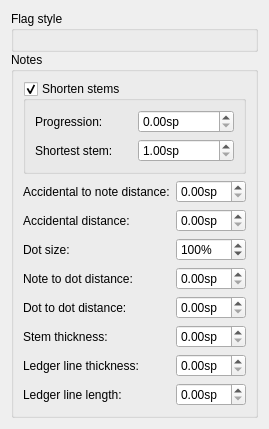
      <widget class="QWidget" name="PageNotes">
       <layout class="QVBoxLayout" name="verticalLayout_7">
        <property name="spacing">
         <number>0</number>
        </property>
        <item>
         <widget class="QGroupBox" name="groupBox_noteFlags">
          <property name="title">
           <string>Flag style</string>
          </property>
          <layout class="QVBoxLayout" name="verticalLayout_16"/>
         </widget>
        </item>
        <item>
         <widget class="QGroupBox" name="groupBox_notes">
          <property name="title">
           <string>Notes</string>
          </property>
          <property name="flat">
           <bool>false</bool>
          </property>
          <layout class="QGridLayout" name="gridLayout_40">
           <item row="1" column="2">
            <spacer name="horizontalSpacer_20">
             <property name="orientation">
              <enum>Qt::Horizontal</enum>
             </property>
             <property name="sizeHint" stdset="0">
              <size>
               <width>0</width>
               <height>0</height>
              </size>
             </property>
            </spacer>
           </item>
           <item row="3" column="0">
            <widget class="QLabel" name="label_101">
             <property name="text">
              <string>Dot size:</string>
             </property>
             <property name="buddy">
              <cstring>dotMag</cstring>
             </property>
            </widget>
           </item>
           <item row="7" column="0">
            <widget class="QLabel" name="label_24">
             <property name="text">
              <string>Ledger line thickness:</string>
             </property>
             <property name="buddy">
              <cstring>ledgerLineWidth</cstring>
             </property>
            </widget>
           </item>
           <item row="6" column="1">
            <widget class="QDoubleSpinBox" name="stemWidth">
             <property name="sizePolicy">
              <sizepolicy hsizetype="Preferred" vsizetype="Fixed">
               <horstretch>0</horstretch>
               <verstretch>0</verstretch>
              </sizepolicy>
             </property>
             <property name="suffix">
              <string>sp</string>
             </property>
             <property name="singleStep">
              <double>0.100000000000000</double>
             </property>
            </widget>
           </item>
           <item row="8" column="0">
            <widget class="QLabel" name="label_34">
             <property name="text">
              <string>Ledger line length:</string>
             </property>
             <property name="buddy">
              <cstring>ledgerLineLength</cstring>
             </property>
            </widget>
           </item>
           <item row="2" column="1">
            <widget class="QDoubleSpinBox" name="accidentalDistance">
             <property name="sizePolicy">
              <sizepolicy hsizetype="Preferred" vsizetype="Fixed">
               <horstretch>0</horstretch>
               <verstretch>0</verstretch>
              </sizepolicy>
             </property>
             <property name="suffix">
              <string>sp</string>
             </property>
             <property name="singleStep">
              <double>0.010000000000000</double>
             </property>
            </widget>
           </item>
           <item row="7" column="1">
            <widget class="QDoubleSpinBox" name="ledgerLineWidth">
             <property name="sizePolicy">
              <sizepolicy hsizetype="Preferred" vsizetype="Fixed">
               <horstretch>0</horstretch>
               <verstretch>0</verstretch>
              </sizepolicy>
             </property>
             <property name="suffix">
              <string>sp</string>
             </property>
             <property name="singleStep">
              <double>0.010000000000000</double>
             </property>
            </widget>
           </item>
           <item row="5" column="1">
            <widget class="QDoubleSpinBox" name="dotDotDistance">
             <property name="sizePolicy">
              <sizepolicy hsizetype="Preferred" vsizetype="Fixed">
               <horstretch>0</horstretch>
               <verstretch>0</verstretch>
              </sizepolicy>
             </property>
             <property name="suffix">
              <string>sp</string>
             </property>
             <property name="singleStep">
              <double>0.100000000000000</double>
             </property>
            </widget>
           </item>
           <item row="8" column="1">
            <widget class="QDoubleSpinBox" name="ledgerLineLength">
             <property name="sizePolicy">
              <sizepolicy hsizetype="Preferred" vsizetype="Fixed">
               <horstretch>0</horstretch>
               <verstretch>0</verstretch>
              </sizepolicy>
             </property>
             <property name="suffix">
              <string>sp</string>
             </property>
             <property name="singleStep">
              <double>0.100000000000000</double>
             </property>
            </widget>
           </item>
           <item row="4" column="1">
            <widget class="QDoubleSpinBox" name="noteDotDistance">
             <property name="sizePolicy">
              <sizepolicy hsizetype="Preferred" vsizetype="Fixed">
               <horstretch>0</horstretch>
               <verstretch>0</verstretch>
              </sizepolicy>
             </property>
             <property name="suffix">
              <string>sp</string>
             </property>
             <property name="singleStep">
              <double>0.100000000000000</double>
             </property>
            </widget>
           </item>
           <item row="1" column="1">
            <widget class="QDoubleSpinBox" name="accidentalNoteDistance">
             <property name="sizePolicy">
              <sizepolicy hsizetype="Preferred" vsizetype="Fixed">
               <horstretch>0</horstretch>
               <verstretch>0</verstretch>
              </sizepolicy>
             </property>
             <property name="suffix">
              <string>sp</string>
             </property>
             <property name="singleStep">
              <double>0.010000000000000</double>
             </property>
            </widget>
           </item>
           <item row="4" column="0">
            <widget class="QLabel" name="label_22">
             <property name="text">
              <string>Note to dot distance:</string>
             </property>
             <property name="buddy">
              <cstring>noteDotDistance</cstring>
             </property>
            </widget>
           </item>
           <item row="6" column="0">
            <widget class="QLabel" name="label_100">
             <property name="text">
              <string>Stem thickness:</string>
             </property>
             <property name="buddy">
              <cstring>stemWidth</cstring>
             </property>
            </widget>
           </item>
           <item row="5" column="0">
            <widget class="QLabel" name="label_23">
             <property name="text">
              <string>Dot to dot distance:</string>
             </property>
             <property name="buddy">
              <cstring>dotDotDistance</cstring>
             </property>
            </widget>
           </item>
           <item row="2" column="0">
            <widget class="QLabel" name="label_43">
             <property name="text">
              <string>Accidental distance:</string>
             </property>
             <property name="buddy">
              <cstring>accidentalDistance</cstring>
             </property>
            </widget>
           </item>
           <item row="3" column="1">
            <widget class="QSpinBox" name="dotMag">
             <property name="suffix">
              <string notr="true">%</string>
             </property>
             <property name="minimum">
              <number>50</number>
             </property>
             <property name="maximum">
              <number>200</number>
             </property>
             <property name="singleStep">
              <number>10</number>
             </property>
             <property name="value">
              <number>100</number>
             </property>
            </widget>
           </item>
           <item row="0" column="0" colspan="2">
            <widget class="QGroupBox" name="shortenStem">
             <property name="title">
              <string>Shorten stems</string>
             </property>
             <property name="checkable">
              <bool>true</bool>
             </property>
             <layout class="QGridLayout" name="gridLayout_37">
              <item row="2" column="1">
               <widget class="QDoubleSpinBox" name="shortestStem">
                <property name="suffix">
                 <string extracomment="space unit">sp</string>
                </property>
                <property name="minimum">
                 <double>1.000000000000000</double>
                </property>
                <property name="singleStep">
                 <double>0.250000000000000</double>
                </property>
               </widget>
              </item>
              <item row="0" column="0">
               <widget class="QLabel" name="label_46">
                <property name="text">
                 <string>Progression:</string>
                </property>
                <property name="buddy">
                 <cstring>shortStemProgression</cstring>
                </property>
               </widget>
              </item>
              <item row="0" column="1">
               <widget class="QDoubleSpinBox" name="shortStemProgression">
                <property name="suffix">
                 <string extracomment="space unit">sp</string>
                </property>
                <property name="singleStep">
                 <double>0.050000000000000</double>
                </property>
               </widget>
              </item>
              <item row="2" column="0">
               <widget class="QLabel" name="label_47">
                <property name="text">
                 <string>Shortest stem:</string>
                </property>
                <property name="buddy">
                 <cstring>shortestStem</cstring>
                </property>
               </widget>
              </item>
             </layout>
            </widget>
           </item>
           <item row="1" column="0">
            <widget class="QLabel" name="label_25">
             <property name="text">
              <string>Accidental to note distance:</string>
             </property>
             <property name="buddy">
              <cstring>accidentalNoteDistance</cstring>
             </property>
            </widget>
           </item>
          </layout>
         </widget>
        </item>
        <item>
         <spacer name="verticalSpacer_6">
          <property name="orientation">
           <enum>Qt::Vertical</enum>
          </property>
          <property name="sizeHint" stdset="0">
           <size>
            <width>0</width>
            <height>0</height>
           </size>
          </property>
         </spacer>
        </item>
       </layout>
      </widget>
